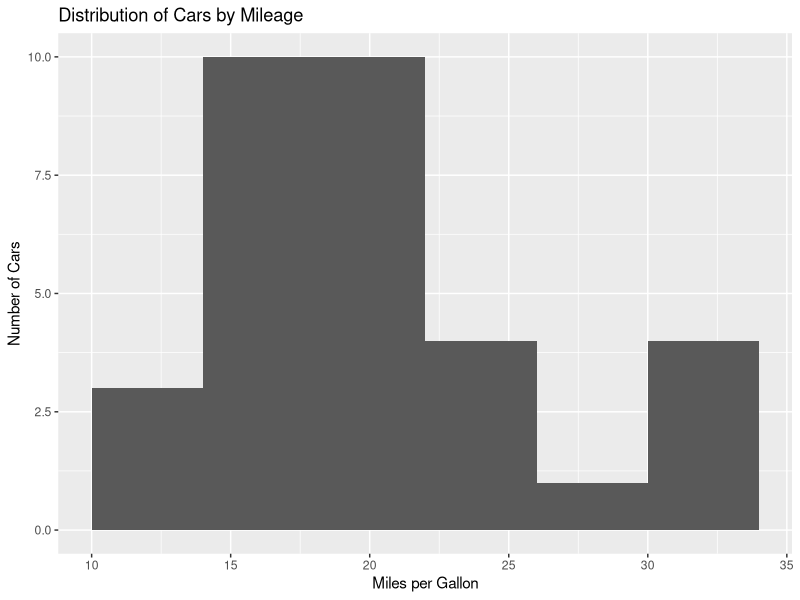
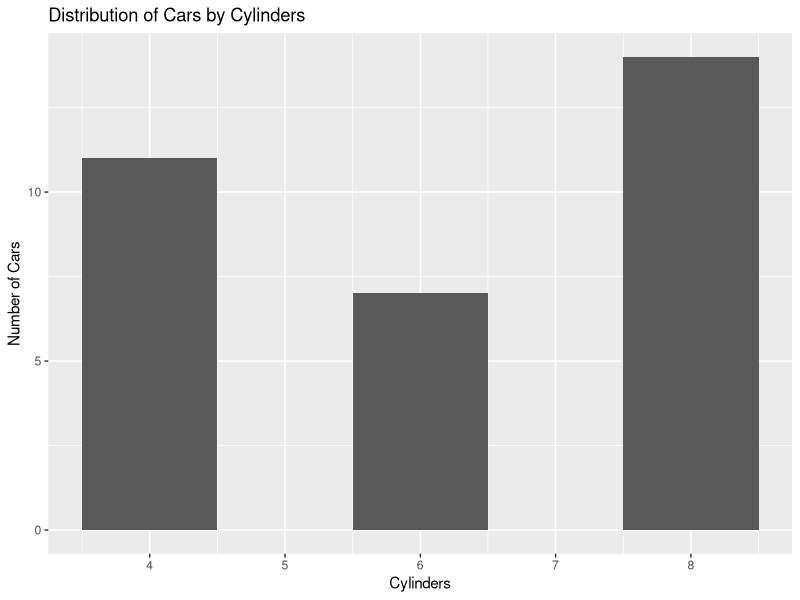
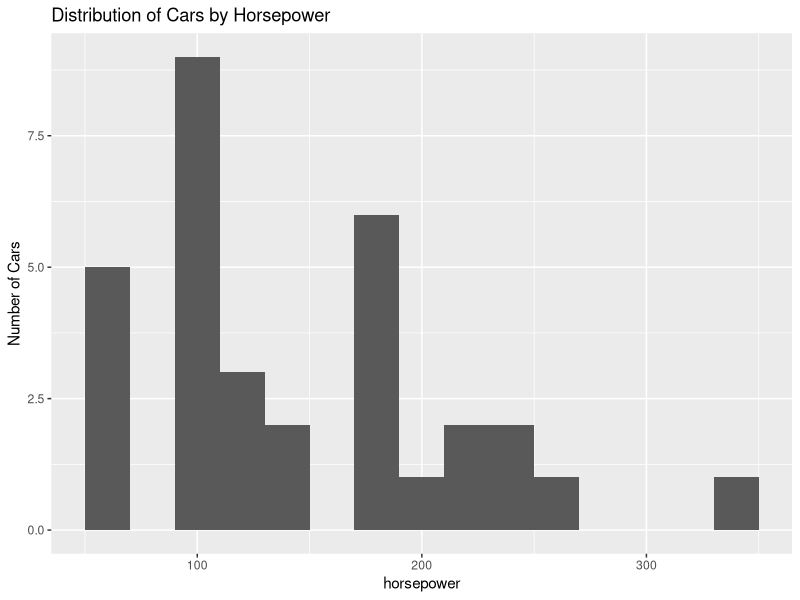
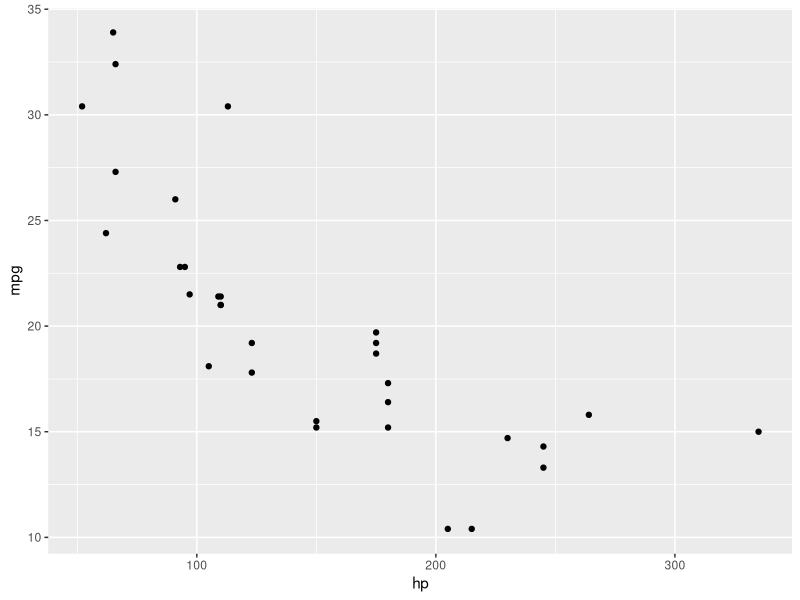
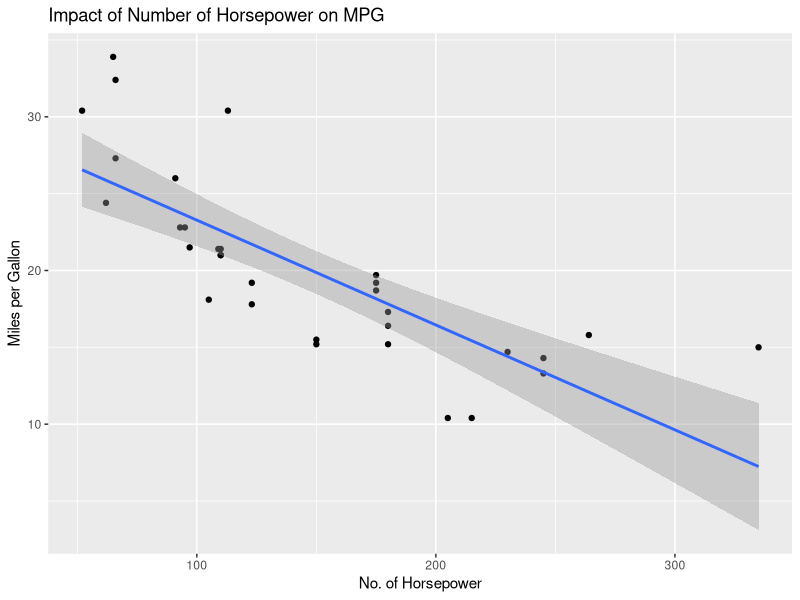
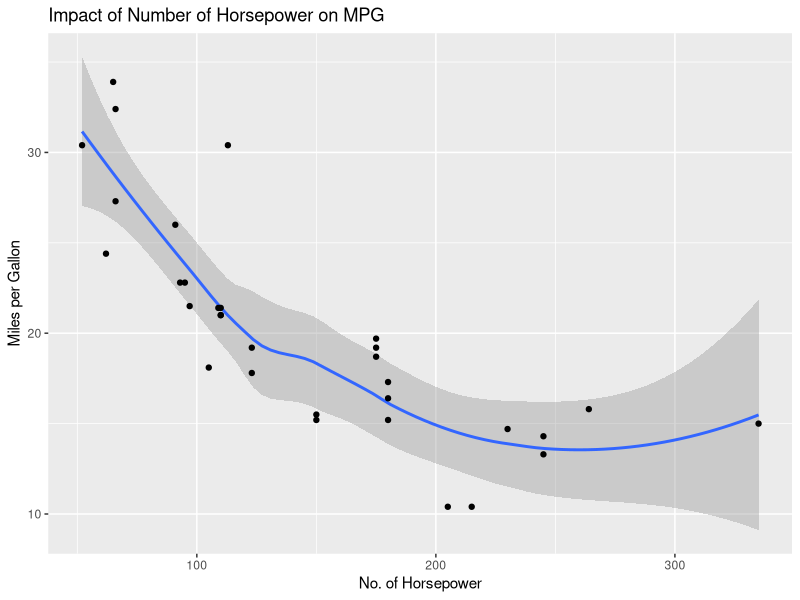
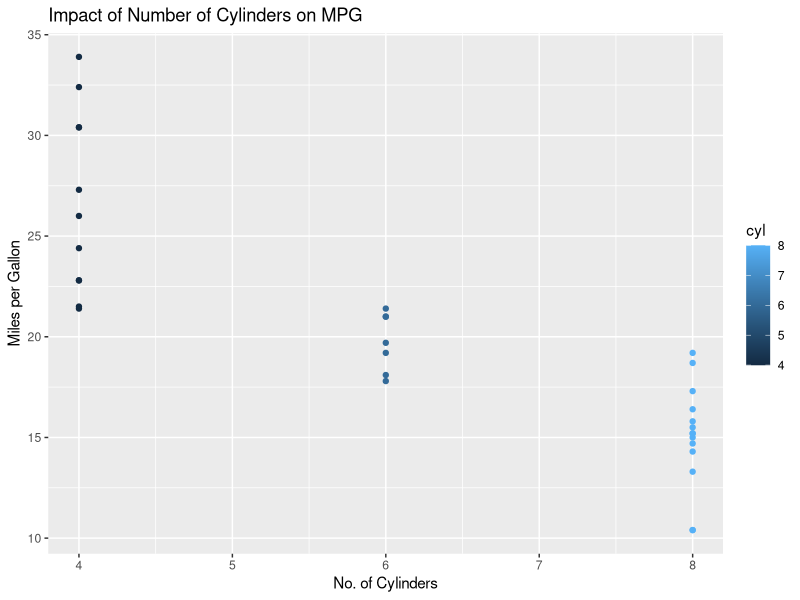
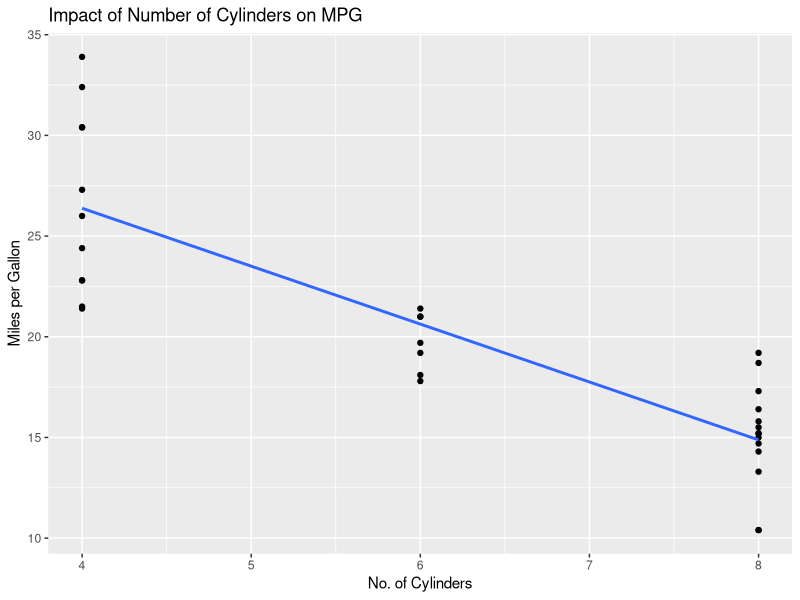

R code for these plots, in order:
#ggplot2 with mtcars
#(https://rpubs.com/BillB/217355)

library(ggplot2)
ggplot(mtcars, aes(mpg)) + geom_histogram(binwidth = 4) + xlab('Miles per Gallon') + ylab('Number of Cars') +   ggtitle('Distribution of Cars by Mileage')

ggplot(mtcars, aes(cyl)) +  geom_histogram(binwidth=1) + xlab('Cylinders') + ylab('Number of Cars') +   ggtitle('Distribution of Cars by Cylinders')

ggplot(mtcars, aes(hp)) +  geom_histogram(binwidth=20) + xlab('horsepower') + ylab('Number of Cars') +  ggtitle('Distribution of Cars by Horsepower')
#HP vs MPG
ggplot(mtcars, aes(hp, mpg)) + geom_point() 
#with prediction line  
ggplot(mtcars, aes(hp, mpg)) + geom_point() +
  geom_smooth(method = "lm", se = T) +
  ylab("Miles per Gallon") +
  xlab("No. of Horsepower") +
  ggtitle("Impact of Number of Horsepower on MPG")

#apply smoothing since mpg unlikely to hit zero
ggplot(mtcars, aes(hp, mpg)) +
  stat_smooth() + geom_point() +
  ylab("Miles per Gallon") +
  xlab ("No. of Horsepower") +
  ggtitle("Impact of Number of Horsepower on MPG")

qplot(cyl, mpg, data = mtcars, colour = cyl, geom = "point",     
      ylab = "Miles per Gallon", xlab = "No. of Cylinders",
      main = "Impact of Number of Cylinders on MPG") 

#lm----
#linear regression to fit the data to a line. We use geom_smooth with the linear model method.
ggplot(mtcars, aes(cyl, mpg)) + geom_point() +
  geom_smooth(method = "lm", se = FALSE) +
  ylab("Miles per Gallon") + xlab("No. of Cylinders") +
  ggtitle("Impact of Number of Cylinders on MPG")
